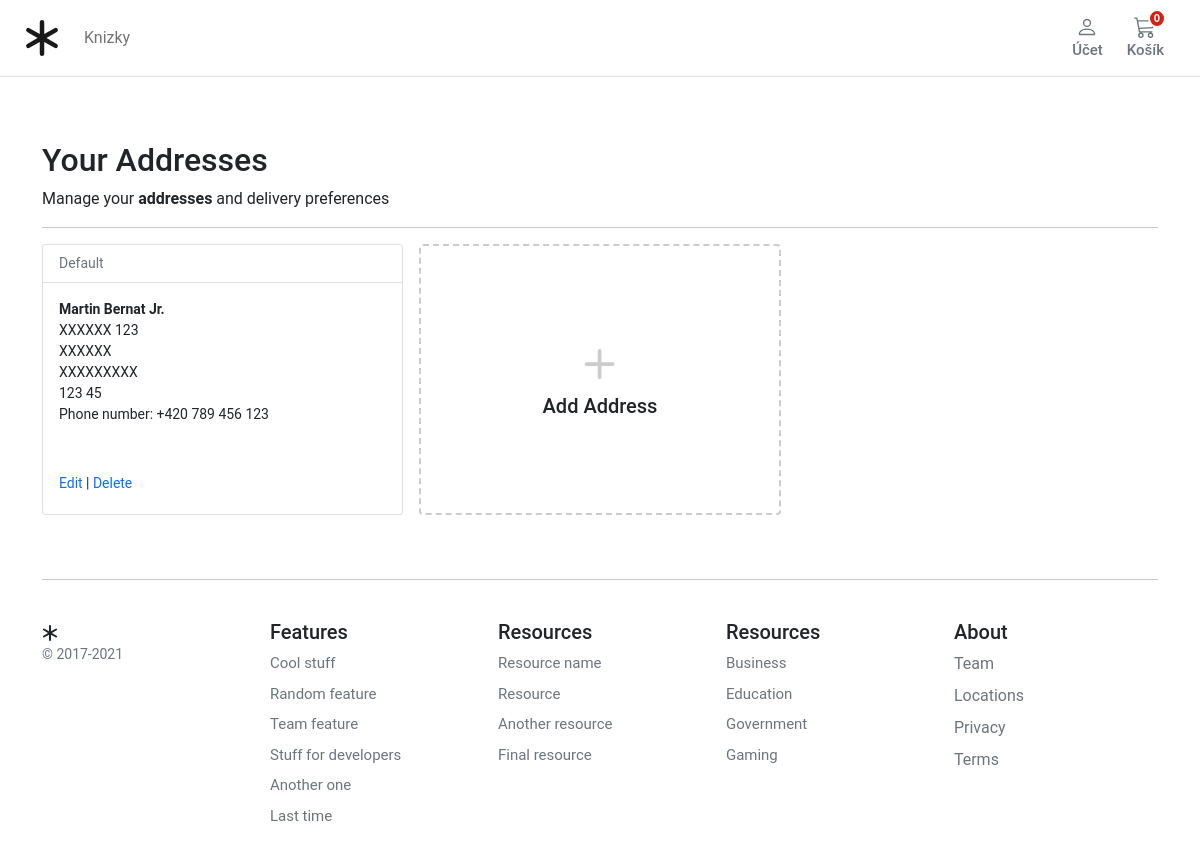
/account/addresses/ (signed in), run on the app's committed database.
### store/models.py (models this page shows, shortened)
class Category(MPTTModel):
    name = models.CharField(
        verbose_name=("Category Name"),
        help_text=("Required and unique"),
        max_length=255,
        unique=True,
    )
    slug = models.SlugField(verbose_name=("Category safe URL"), max_length=255, unique=True)
    parent = TreeForeignKey("self", on_delete=models.CASCADE, null=True, blank=True, related_name="children")
    is_active = models.BooleanField(default=True)
    class MPTTMeta:
        order_insertion_by = ["name"]
    class Meta:
        verbose_name = ("Category")
        verbose_name_plural = ("Categories")
    def get_absolute_url(self):
        return reverse("store:category_list", args=[self.slug])

### account/models.py (models this page shows, shortened)
class Address(models.Model):
    id = models.UUIDField(primary_key=True, default=uuid.uuid4, editable=False)
    customer = models.ForeignKey(Customer, verbose_name=("Customer"), on_delete=models.CASCADE)
    full_name = models.CharField(("Full Name"), max_length=150)
    phone = models.CharField(("Phone Number"), max_length=50)
    postcode = models.CharField(("Postcode"), max_length=50)
    address_line = models.CharField(("Address Line 1"), max_length=255)
    address_line2 = models.CharField(("Address Line 2"), max_length=255)
    town_city = models.CharField(("Town/City/State"), max_length=150)
    delivery_instructions = models.CharField(("Delivery Instructions"), max_length=255)
    created_at = models.DateTimeField(("Created at"), auto_now_add=True)
    updated_at = models.DateTimeField(("Updated at"), auto_now=True)
    default = models.BooleanField(("Default"), default=False)
    class Meta:
        verbose_name = "Address"
        verbose_name_plural = "Addresses"

### account/views.py (the view)
# urls.py: path("addresses/", views.view_address, name="addresses"),
@login_required
def view_address(request):
    addresses = Address.objects.filter(customer=request.user)
    return render(request, "account/dashboard/addresses.html", {"addresses": addresses})

### basket/basket.py (called while the page is built)
    def __len__(self):
        return sum(item['qty'] for item in self.basket.values())

### basket/context_processors.py (called while the page is built)
def basket(request):
    return {'basket': Basket(request)}

### store/context_processors.py (called while the page is built)
def categories(request):
    return {
        'categories': Category.objects.filter(level=0)
    }

### templates/account/dashboard/addresses.html (shortened to what this page needs)
{% extends "../../base.html" %}
{% block content %}
<div class="container">
  <h1 class="h2">Your Addresses</h1>
  <div>Manage your <b>addresses</b> and delivery preferences</div>
  <hr />
  <div class="container px-0">
    <div class="row row-cols-1 row-cols-sm-2 row-cols-md-3 g-3">
      {% for address in addresses %}
      <div class="col">
        <div class="card pb-3">
          <div class="card-header bg-white small text-muted">
            {% if address.default %}
            Default
            {% endif %}
          </div>
          <div class="card-body small pb-1">
            <p class="card-text m-0 fw-bold">{{address.full_name}}</p>
            <p class="card-text m-0">{{address.address_line}}</p>
            <p class="card-text m-0">{{address.address_line2}}</p>
            <p class="card-text m-0">{{address.town_city}}</p>
            <p class="card-text m-0">{{address.postcode}}</p>
            <p class="card-text m-0">Phone number: {{address.phone}}</p>
            <div class="pt-5">
              <a href="{% url "account:edit_address" address.id %}" class="text-decoration-none">Edit</a>
              |
              <a href="{% url "account:delete_address" address.id %}" class="text-decoration-none">Delete</a>
            </div>
          </div>
        </div>
      </div>
      {% endfor %}
      <div class="col">
        <a href="{% url "account:add_address"%}" class="text-reset text-decoration-none" role="button" style="max-width: 540px;">
          <div class="card mb-3 h-100" style="border: dashed 2px #ccc;">
            <div class="row g-0 h-100">
              <div class="col-12" style="min-height:100px">
                <div class="card-body text-center position-absolute top-50 start-50 translate-middle">
                  <svg style="color:#ccc;" xmlns="http://www.w3.org/2000/svg" width="60" height="60" fill="currentColor"
                    class="bi bi-plus" viewBox="0 0 16 16">
                    <path
                      d="M8 4a.5.5 0 0 1 .5.5v3h3a.5.5 0 0 1 0 1h-3v3a.5.5 0 0 1-1 0v-3h-3a.5.5 0 0 1 0-1h3v-3A.5.5 0 0 1 8 4z" />
                  </svg>
                  <h1 class="h5">Add Address</h1>
                </div>
              </div>
            </div>
          </div>
        </a>
      </div>
    </div>
  </div>
</div>
{% endblock %}

### templates/base.html (shortened to what this page needs)
{% load static %}
<!DOCTYPE html>
<html>
<head>
  <link href="https://cdn.jsdelivr.net/npm/bootstrap@5.0.0-beta1/dist/css/bootstrap.min.css" rel="stylesheet"
>
  <link rel="stylesheet" href="{% static 'core/css/base.css' %}">
  <link rel="stylesheet" href="{% block stylesheet %}{% endblock %}">
</head>
<body>
  <header class="pb-3">
    <nav class="navbar navbar-expand-md navbar-light bg-white border-bottom">
      <div class="container-fluid px-md-4">
        <div class="d-flex w-100 navbar-collapse">
          <a class="navbar-brand d-flex-inline" href="/">
          </a>
          <ul class="navbar-nav me-auto mb-md-0 ">
            <li class="nav-item dropdown">
              {% for c in categories %}
            <li class="nav-item collapse navbar-collapse">
              <a class="nav-link" href="{{ c.get_absolute_url }}">{{ c.name|title }}</a>
            </li>
            {% endfor %}
            </li>
          </ul>
          <div>
            <div class="collapse navbar-collapse" id="navbarSupportedContent2">
              <ul class="navbar-nav me-auto mb-2 mb-lg-0">
                <li class="nav-item dropdown">
                  <a class="btn btn-outline-secondary border-0 basket-btn" href="#" id="navbarDropdown" role="button"
                    data-bs-toggle="dropdown" aria-expanded="false">
                    <div>
                    </div>
                    <span class="fs15 fw500">Účet</span>
                  </a>
                </li>
              </ul>
            </div>
          </div>
          <a type="button" role="button" href="{% url "basket:basket_summary" %}"
            class="btn btn-outline-secondary border-0 basket-btn">
            {% with total_qty=basket|length %}
            <div id="basket-qty" class="basket-qty">
              {% if total_qty > 0 %}
              {{ total_qty }}
              {% else %}
              0
              {% endif %}
            </div>
            {% endwith %}
            <div>
            </div>
            <span class="fs15 fw500">Košík</span>
          </a>
        </div>
      </div>
    </nav>
  </header>
  <main class="pt-5">
    <div id="content">{% block content %} {% endblock %}</div>
  </main>
  <footer class="container py-5 footer">
    <hr>
    <div class="row pt-4">
      <div class="col-12 col-md">
        <small class="d-block mb-3 text-muted">&copy; 2017-2021</small>
      </div>
      <div class="col-6 col-md fs15">
        <h5>Features</h5>
        <ul class="list-unstyled">
          <li><a class="link-secondary text-decoration-none" href="#">Cool stuff</a></li>
          <li><a class="link-secondary text-decoration-none" href="#">Random feature</a></li>
          <li><a class="link-secondary text-decoration-none" href="#">Team feature</a></li>
          <li><a class="link-secondary text-decoration-none" href="#">Stuff for developers</a></li>
          <li><a class="link-secondary text-decoration-none" href="#">Another one</a></li>
          <li><a class="link-secondary text-decoration-none" href="#">Last time</a></li>
        </ul>
      </div>
      <div class="col-6 col-md fs15">
        <h5>Resources</h5>
        <ul class="list-unstyled">
          <li><a class="link-secondary text-decoration-none" href="#">Resource name</a></li>
          <li><a class="link-secondary text-decoration-none" href="#">Resource</a></li>
          <li><a class="link-secondary text-decoration-none" href="#">Another resource</a></li>
          <li><a class="link-secondary text-decoration-none" href="#">Final resource</a></li>
        </ul>
      </div>
      <div class="col-6 col-md fs15">
        <h5>Resources</h5>
        <ul class="list-unstyled">
          <li><a class="link-secondary text-decoration-none" href="#">Business</a></li>
          <li><a class="link-secondary text-decoration-none" href="#">Education</a></li>
          <li><a class="link-secondary text-decoration-none" href="#">Government</a></li>
          <li><a class="link-secondary text-decoration-none" href="#">Gaming</a></li>
        </ul>
      </div>
      <div class="col-6 col-md">
        <h5>About</h5>
        <ul class="list-unstyled">
          <li><a class="link-secondary text-decoration-none" href="#">Team</a></li>
          <li><a class="link-secondary text-decoration-none" href="#">Locations</a></li>
          <li><a class="link-secondary text-decoration-none" href="#">Privacy</a></li>
          <li><a class="link-secondary text-decoration-none" href="#">Terms</a></li>
        </ul>
      </div>
    </div>
  </footer>
</body>
</html>

### static/core/css/base.css (style rules this page uses)
html, body, p, div { letter-spacing: -0.02px; font-family: 'Roboto', sans-serif; }
.fs15 { font-size: 0.9375rem; }
.fw500 { font-weight: 500; }
.basket-qty { color: #fff; background: #d42114; border: 2px solid #fff; border-radius: 50%; text-align: center; font-size: 11px; height: 15px; width: 14px; position: absolute; box-sizing: content-box; font-weight: 600; top: 1px; right: 10px; }
.basket-btn { position: relative; }
.footer>div>div>ul>li { padding-bottom: 8px; }

### data on the page
Category: name "Knizky"
Address: default "Default", full_name "Martin Bernat Jr.", address_line "XXXXXX 123", address_line2 "XXXXXX", town_city "XXXXXXXXX", postcode "123 45", phone "+420 789 456 123"
